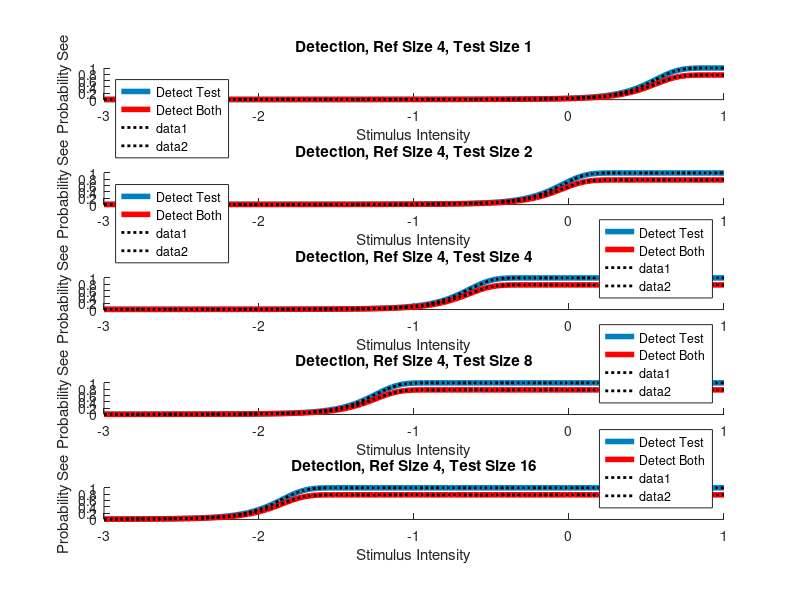
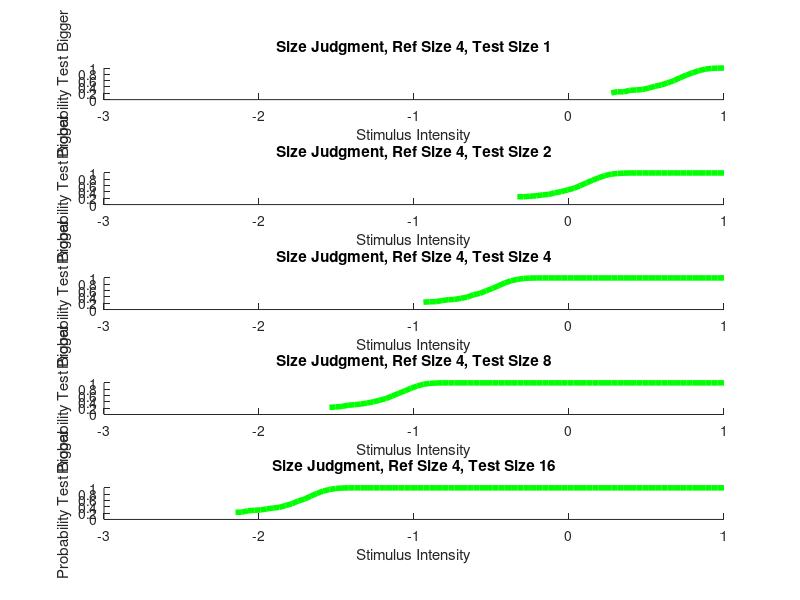

The MATLAB script that drew these images, in order: (Note: this script raises an error after producing the figures.)
% SizePsychometric
%
% Little script to predict how size psychometric functions would look,
% given detection psychometric functions.
%
% Assume:
%   1) All spots are within a summation area, so that detection
%   psychometric functions based on energy all overlay.
%   2) A signal-detection y/n psychometric model, say yes if response on
%   each trial exceeds a criterion.
%   3) Additive Gaussian noise with signal independent variance.  Fix
%   variance at 1.
%
% Requires
%   BrainardLabToolbox. Run:
%   tbUse('BrainardLabToolbox');

% 6/20/17  dhb  Wrote it.

%% Clear
clear; close all;

%% Parameters

% Noise sd. This, in essence, defines the units of
% intensity for the simulation and we might as well set
% this to 1.
noiseSd = 1;

% Stimulus diameters are in are arbitrary units
testStimulusDiameters = [1 2 4 8 16];

% For the size judgments, there is a reference stimulus.
% Give its intensity and diameter here.
referenceStimulusDiameter = 4;
referenceStimulusIntensity = 10.^-0.585;

% This determines the false alarm rate.  We express as a
% factor of the noiseSd.
observerCriterion = 2.5*noiseSd;

% Intensities for psychometric functions
lowLogIntensity = -3;
highLogIntensity = 1;
psychometricIntensities = logspace(lowLogIntensity,highLogIntensity,100);

%% For convenience
testStimulusAreas = pi*(testStimulusDiameters/2).^2;
referenceStimulusArea = pi*(referenceStimulusDiameter/2).^2;

% Reference intensity probability detect
pRefYes = 1-normcdf(observerCriterion,referenceStimulusIntensity*referenceStimulusArea,noiseSd);
fprintf('Probability of detecting reference stimulus: %0.2f\n',pRefYes);

%% Simulate out y/n detection psychometric functions
%
% pOneYes is for detecting one test stimulus presented on a trial
% pTwoYes is for detecting both reference and test
ynFigure = figure; clf;
set(ynFigure,'Position',[100 100 400 850]);
for ii = 1:length(testStimulusDiameters)
    pOneYes(ii,:) = 1-normcdf(observerCriterion,psychometricIntensities*testStimulusAreas(ii),noiseSd);
    pTwoYes(ii,:) = pOneYes(ii,:).*pRefYes;
    subplot(length(testStimulusDiameters),1,ii); hold on;
    plot(log10(psychometricIntensities),pOneYes(ii,:),'-','LineWidth',4,'Color',[0 0.5 0.75]);
    plot(log10(psychometricIntensities),pTwoYes(ii,:),'-','LineWidth',4,'Color','r');
    xlim([lowLogIntensity highLogIntensity]);
    ylim([0 1]);
    xlabel('Stimulus Intensity');
    ylabel('Probability See');
    title(sprintf('Detection, Ref Size %d, Test Size %d',referenceStimulusDiameter,testStimulusDiameters(ii)));
    if (testStimulusDiameters(ii) < referenceStimulusDiameter)
        legend({'Detect Test', 'Detect Both'},'Location','NorthWest');
    else
        legend({'Detect Test', 'Detect Both'},'Location','SouthEast');
    end
end

%% Simulate out size judgment psychometric functions
%
% Whichever stimulus produces more energy on a trial is judged larger.
% But, only trials where both stimuli are seen are included.
%
% I'm sure there is an analytic formula, but simulation is so easy.
nSimulate = 10000;
sizeFigure = figure; clf;
set(sizeFigure,'Position',[100 200 400 850]);
for ii = 1:length(testStimulusDiameters)
    oneYes = zeros(nSimulate,length(psychometricIntensities));
    refYes = zeros(nSimulate,length(psychometricIntensities));
    oneLarger = zeros(nSimulate,length(psychometricIntensities));
    for jj = 1:length(psychometricIntensities)
        oneVals = normrnd(psychometricIntensities(jj)*testStimulusAreas(ii),noiseSd,1,nSimulate);
        refVals = normrnd(referenceStimulusIntensity*referenceStimulusArea,noiseSd,1,nSimulate);
        pOneYesSimulate(ii,jj) = sum(oneVals > observerCriterion)/length(oneVals);
        pRefYesSimulate(ii,jj) = sum(refVals > observerCriterion)/length(refVals);
        pTwoYesSimulate(ii,jj) = sum(oneVals > observerCriterion & refVals > observerCriterion)/length(oneVals);
        
        % Find trials where both are seen, and where both are seen and test
        % produces larger response.
        nSeeBoth = sum((oneVals > observerCriterion) & (refVals > observerCriterion));
        nTestBigger = sum((oneVals > observerCriterion) & (refVals > observerCriterion) & (oneVals > refVals));
        
        % Only estimate probabiity of seing test as bigger if we have
        % enough trials where both are seen.
        if (nSeeBoth > nSimulate/10)
            pSeeBoth(ii,jj) = nTestBigger/nSeeBoth;
        else
            pSeeBoth(ii,jj) = NaN;
        end
    end
    
    % Plot simulated psychometric on top of analytic psychometric
    % This is mainly to check the simulation logic
    figure(ynFigure);
    subplot(length(testStimulusDiameters),1,ii); hold on;
    plot(log10(psychometricIntensities),pOneYesSimulate(ii,:),'k:','LineWidth',2);
    plot(log10(psychometricIntensities),pTwoYesSimulate(ii,:),'k:','LineWidth',2);
    
    % Plot the size judgment psychometric
    figure(sizeFigure);
    subplot(length(testStimulusDiameters),1,ii); hold on;
    plot(log10(psychometricIntensities),pSeeBoth(ii,:),'-','LineWidth',4,'Color','g');
    xlim([lowLogIntensity highLogIntensity]);
    ylim([0 1]);
    xlabel('Stimulus Intensity');
    ylabel('Probability Test Bigger');
    title(sprintf('Size Judgment, Ref Size %d, Test Size %d',referenceStimulusDiameter,testStimulusDiameters(ii)));
end

%% Save the figures
FigureSave('ynPsychometric',ynFigure,'pdf');
FigureSave('sizePsychometric',sizeFigure,'pdf');

